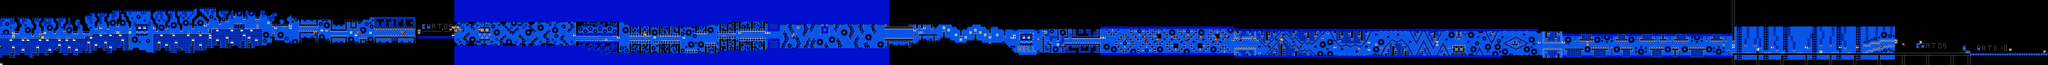

The image is a tile-based game level rendered from a .tmx file. Its description and source (layers, tilesets, objects; grid data summarised) follow:
An orthogonal 843x27 tile map with 16x16 px tiles, 2 tile layers (SP, ...), 2 tilesets.

<map version="1.10" tiledversion="1.11.2" orientation="orthogonal" renderorder="right-down" width="843" height="27" tilewidth="16" tileheight="16" infinite="0" nextlayerid="3" nextobjectid="1">
 <editorsettings>
  <chunksize width="16" height="27" />
  <export target="../LEVELS/LEVEL DATA/backontrack.csv" format="csv" />
 </editorsettings>
 <tileset firstgid="1" name="famidash" tilewidth="16" tileheight="16" tilecount="256" columns="16">
  <image source="../../../GRAPHICS/famidash.bmp" width="256" height="256" />
 </tileset>
 <tileset firstgid="257" name="sprites" tilewidth="16" tileheight="16" tilecount="256" columns="16">
  <image source="../../../GRAPHICS/sprites.png" width="256" height="256" />
 </tileset>
 <layer id="1" width="843" height="27">
  <data>[22761 cells, 22761 non-empty, 133 distinct tile ids]</data>
 </layer>
 <layer id="2" name="SP" width="843" height="27">
  <data>[22761 cells, 181 non-empty, 47 distinct tile ids]</data>
 </layer>
</map>
